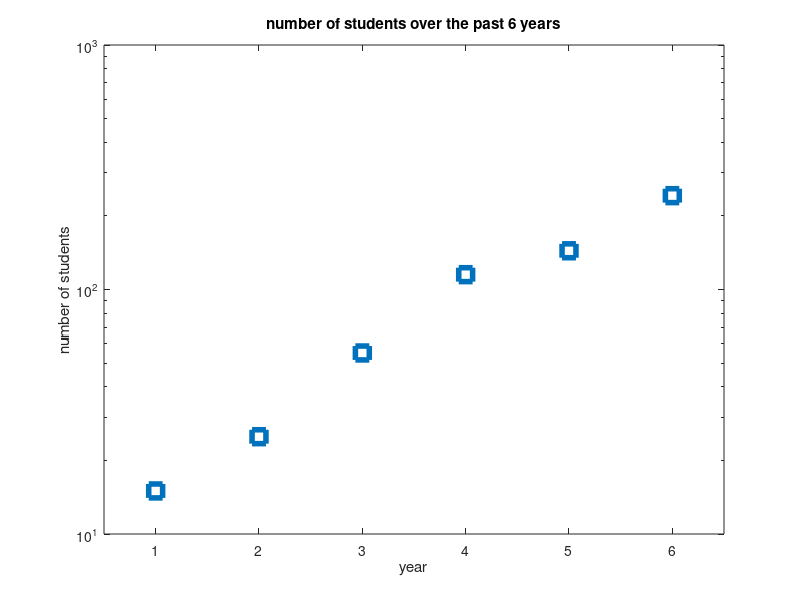

Here is the MATLAB script that generated this plot: (Note: this script raises an error after producing the figure.)
%homework2.m
%1. Semilog plot.
x9=1:6;
y=[15,25,55,115,144,242];
semilogy(x9,y,'s','MarkerSize',10,'LineWidth',4)
xlabel('year');
ylabel('number of students');
title('number of students over the past 6 years');
xlim([0.5,6.5]);
%2. Subplot and axis modes.
figure;
load mitMap.mat;
    subplot(2,2,1);
    imagesc(mit);
    axis square;
    title('Square');
    subplot(2,2,2);
    imagesc(mit)
    axis tight;
    title('Tight');
    subplot(2,2,3);
    imagesc(mit)
    axis equal;
    title('Equal');
    subplot(2,2,4);
    imagesc(mit)
    axis xy;
    title('XY');
colormap(cMap);
%3. Bar graph.
figure;
vector1=rand(1,5);
vector2=1:5;
bar(vector2,vector1,'r');
%4. Interpolation and surface plots.
figure;
z0=rand(5);
[x0,y0]=meshgrid(1:5,1:5);
[x1,y1]=meshgrid(1:0.1:5,1:0.1:5);
z1=interp2(x0,y0,z0,x1,y1);
surf(z1);
colormap(hsv);
shading interp;
hold on
contour(z1,15);
colorbar;
caxis([0,1]);
%5. Fun with find.
v1=[1,2,3;4,5,6];
indice=findNearest(v1,pi) %this returns the indice counted by column
%6. Loops and flow control.
loopTest(10)
%7. Smoothing filter.
figure;
load noisyData.mat;
smoothed=rectFilt(x,5);%get width 5
plot(x,'.')
hold on
plot(smoothed,'r')
xlabel('Index');
ylabel('Data Value');
legend('Original Data','Smoothed');
title('Smoothing illustration');
